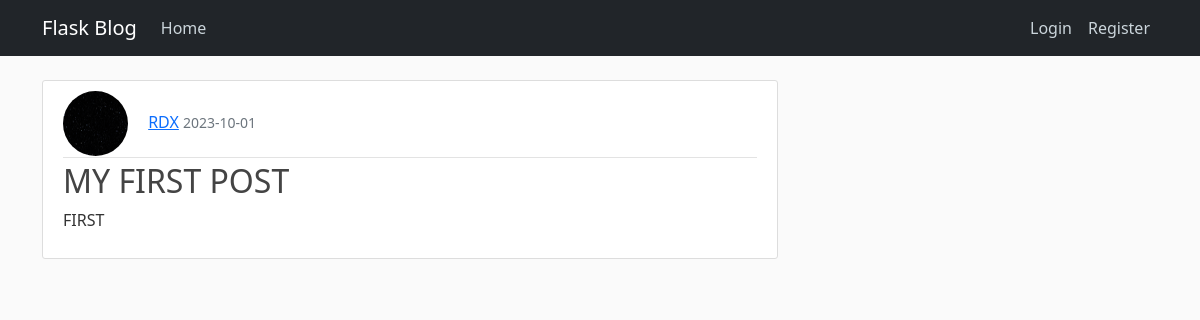
/post/11, run on the app's committed database.
### flask_blog/models.py (models this page shows, shortened)
class User(db.Model, UserMixin):
    id = db.Column(db.Integer, primary_key=True)
    username = db.Column(db.String(20), unique=True, nullable=False)
    email = db.Column(db.String(120), unique=True, nullable=False)
    image_file = db.Column(db.String(20), nullable=False, default="default.jpg")
    password = db.Column(db.String(60), nullable=False)
    posts = db.relationship("Post", backref="Author", lazy=True)

class Post(db.Model):
    id = db.Column(db.Integer, primary_key=True)
    title = db.Column(db.String(100), nullable=False)
    date_posted = db.Column(db.DateTime, nullable=False, default=datetime.utcnow)
    content = db.Column(db.Text, nullable=False)
    user_id = db.Column(db.Integer, db.ForeignKey("user.id"), nullable=False)

### flask_blog/post/routes.py (the view)
@posts.route("/post/<int:post_id>")
def post(post_id):
    post = Post.query.get_or_404(post_id)
    return render_template("post.html", title=post.title, post=post)

### flask_blog/templates/post.html (shortened to what this page needs)
{% extends "base.html" %}
{% block body %}
    <article class="media content-section">
        <div class="media-body">
          <div class="article-metadata">
            <img class="rounded-circle article-img" src={{url_for('static',filename='pics/'+post.Author.image_file)}}>
            <a class="mr-2" href="{{url_for('users.user_post',username=post.Author.username)}}">{{ post.Author.username }}</a>
            <small class="text-muted">{{ post.date_posted.strftime('%Y-%m-%d') }}</small>
        </div>
          <h2 class="article-title">{{post.title}}</h2>
          <p class="article-content">{{ post.content }}</p>
        </div>
    </div>
{% endblock body %}

### flask_blog/static/main.css (style rules this page uses)
body { background: #fafafa; color: #333333; margin-top: 5rem; }
h1, h2, h3, h4, h5, h6 { color: #444444; }
.content-section { background: #ffffff; padding: 10px 20px; border: 1px solid #dddddd; border-radius: 3px; margin-bottom: 20px; }
.article-title { color: #444444; }
.article-content { white-space: pre-line; }
.article-img { height: 65px; width: 65px; margin-right: 16px; }
.article-metadata { padding-bottom: 1px; margin-bottom: 4px; border-bottom: 1px solid #e3e3e3 }

### data on the page
User: image_file (picture), Author.username "RDX"
Post: date_posted "2023-10-01", title "MY FIRST POST", content "FIRST"
